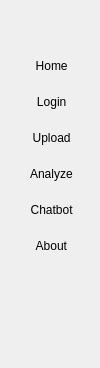
     <widget class="QWidget" name="menuBar" native="true">
      <property name="maximumSize">
       <size>
        <width>100</width>
        <height>16777215</height>
       </size>
      </property>
      <layout class="QVBoxLayout" name="verticalLayout">
       <item>
        <spacer name="verticalSpacer_5">
         <property name="orientation">
          <enum>Qt::Vertical</enum>
         </property>
         <property name="sizeHint" stdset="0">
          <size>
           <width>20</width>
           <height>40</height>
          </size>
         </property>
        </spacer>
       </item>
       <item>
        <widget class="QPushButton" name="homeButton">
         <property name="minimumSize">
          <size>
           <width>0</width>
           <height>30</height>
          </size>
         </property>
         <property name="cursor">
          <cursorShape>PointingHandCursor</cursorShape>
         </property>
         <property name="styleSheet">
          <string notr="true">border: none;</string>
         </property>
         <property name="text">
          <string> Home</string>
         </property>
         <property name="icon">
          <iconset>
           <normaloff>../Assets/home.png</normaloff>../Assets/home.png</iconset>
         </property>
        </widget>
       </item>
       <item>
        <widget class="QPushButton" name="loginButton">
         <property name="minimumSize">
          <size>
           <width>0</width>
           <height>30</height>
          </size>
         </property>
         <property name="cursor">
          <cursorShape>PointingHandCursor</cursorShape>
         </property>
         <property name="styleSheet">
          <string notr="true">border: none;</string>
         </property>
         <property name="text">
          <string> Login</string>
         </property>
         <property name="icon">
          <iconset>
           <normaloff>../Assets/login.png</normaloff>../Assets/login.png</iconset>
         </property>
        </widget>
       </item>
       <item>
        <widget class="QPushButton" name="inputdataButton">
         <property name="minimumSize">
          <size>
           <width>0</width>
           <height>30</height>
          </size>
         </property>
         <property name="cursor">
          <cursorShape>PointingHandCursor</cursorShape>
         </property>
         <property name="styleSheet">
          <string notr="true">border: none;</string>
         </property>
         <property name="text">
          <string> Upload</string>
         </property>
         <property name="icon">
          <iconset>
           <normaloff>../Assets/upload.png</normaloff>../Assets/upload.png</iconset>
         </property>
        </widget>
       </item>
       <item>
        <widget class="QPushButton" name="showdatabutton">
         <property name="minimumSize">
          <size>
           <width>0</width>
           <height>30</height>
          </size>
         </property>
         <property name="cursor">
          <cursorShape>PointingHandCursor</cursorShape>
         </property>
         <property name="styleSheet">
          <string notr="true">border: none;</string>
         </property>
         <property name="text">
          <string> Analyze</string>
         </property>
         <property name="icon">
          <iconset>
           <normaloff>../Assets/analyze.png</normaloff>../Assets/analyze.png</iconset>
         </property>
        </widget>
       </item>
       <item>
        <widget class="QPushButton" name="chatbotButton">
         <property name="minimumSize">
          <size>
           <width>0</width>
           <height>30</height>
          </size>
         </property>
         <property name="cursor">
          <cursorShape>PointingHandCursor</cursorShape>
         </property>
         <property name="styleSheet">
          <string notr="true">border: none;</string>
         </property>
         <property name="text">
          <string> Chatbot</string>
         </property>
         <property name="icon">
          <iconset>
           <normaloff>../Assets/chat.png</normaloff>../Assets/chat.png</iconset>
         </property>
        </widget>
       </item>
       <item>
        <widget class="QPushButton" name="aboutButton">
         <property name="minimumSize">
          <size>
           <width>0</width>
           <height>30</height>
          </size>
         </property>
         <property name="cursor">
          <cursorShape>PointingHandCursor</cursorShape>
         </property>
         <property name="styleSheet">
          <string notr="true">border: none;</string>
         </property>
         <property name="text">
          <string> About</string>
         </property>
         <property name="icon">
          <iconset>
           <normaloff>../Assets/about.png</normaloff>../Assets/about.png</iconset>
         </property>
        </widget>
       </item>
       <item>
        <spacer name="verticalSpacer_4">
         <property name="orientation">
          <enum>Qt::Vertical</enum>
         </property>
         <property name="sizeHint" stdset="0">
          <size>
           <width>20</width>
           <height>40</height>
          </size>
         </property>
        </spacer>
       </item>
       <item>
        <widget class="QPushButton" name="profileButton">
         <property name="sizePolicy">
          <sizepolicy hsizetype="Minimum" vsizetype="Minimum">
           <horstretch>0</horstretch>
           <verstretch>0</verstretch>
          </sizepolicy>
         </property>
         <property name="minimumSize">
          <size>
           <width>50</width>
           <height>50</height>
          </size>
         </property>
         <property name="cursor">
          <cursorShape>PointingHandCursor</cursorShape>
         </property>
         <property name="styleSheet">
          <string notr="true">border: none;</string>
         </property>
         <property name="text">
          <string/>
         </property>
         <property name="icon">
          <iconset>
           <normaloff>../Assets/user.png</normaloff>../Assets/user.png</iconset>
         </property>
        </widget>
       </item>
      </layout>
     </widget>
